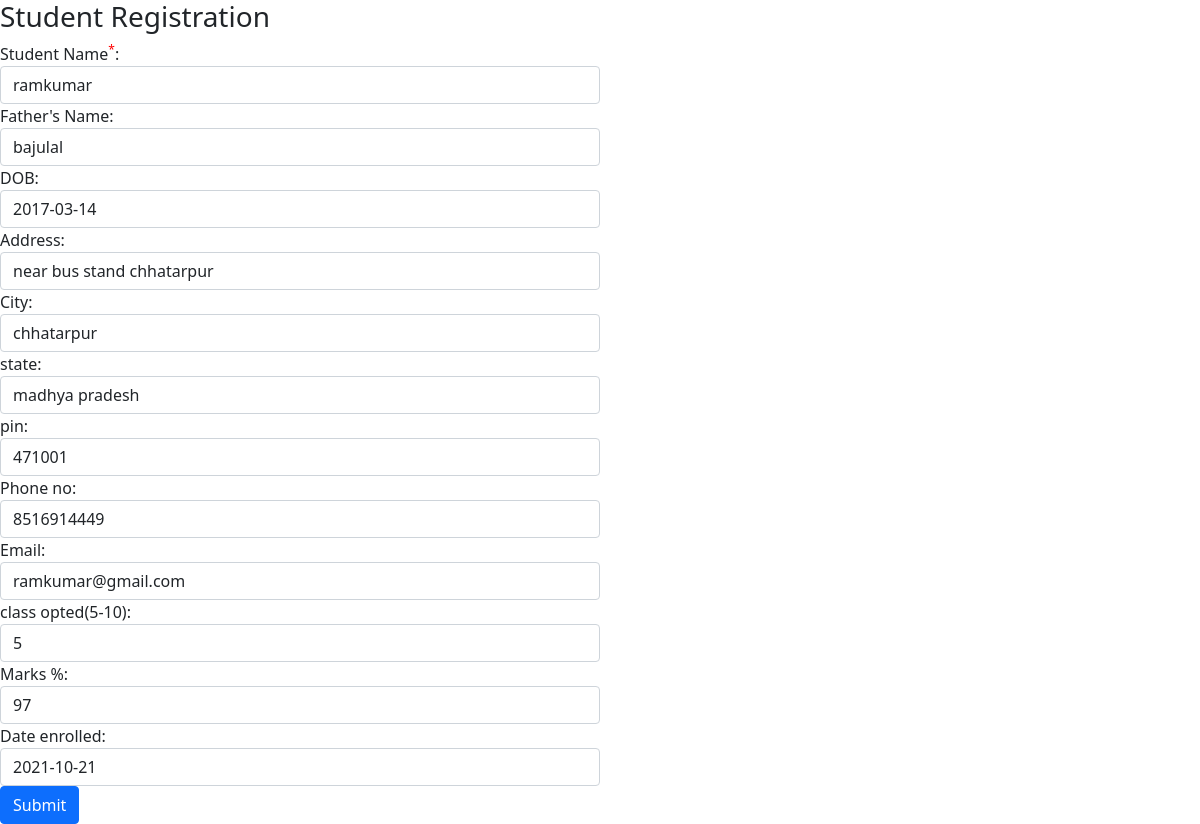
Page /add-student/4 on the committed database.
### enrollment/models.py (models this page shows)
class Student(models.Model):
    student_name= models.TextField(null = True, blank= True)
    father_name= models.TextField(null = True, blank= True)
    dob= models.DateTimeField(null = True, blank= True)
    address= models.TextField(null = True, blank= True)
    city = models.TextField(null = True, blank= True)
    state = models.TextField(null = True, blank= True)
    pin = models.TextField(null = True, blank= True)
    phoneNo = models.TextField(null = True, blank= True)
    email = models.TextField(null = True, blank= True)
    class_opted = models.TextField(null = True, blank= True)
    marks = models.TextField(null = True, blank= True)
    date_enrolled = models.DateTimeField(null = True, blank= True)
    date_added= models.DateTimeField(auto_now= True)
    class Meta:
        db_table = 'Student'

### enrollment/views.py (the view)
# urls.py: path("add-student", views.add_student, name='addstudent'),
def add_student(request, id=None):
    if(id != None):
        student = Student.objects.get(id=id)
        print(student)
    else:
        student = []
    return render(request, 'add-student.html', {'student_detail':student})

### templates/add-student.html (shortened to what this page needs)
<!doctype html>
<html lang="en">
  <head>
    <link href="https://cdn.jsdelivr.net/npm/bootstrap@5.1.3/dist/css/bootstrap.min.css" rel="stylesheet">
    <link rel="stylesheet" href="https://cdnjs.cloudflare.com/ajax/libs/jquery-datetimepicker/2.5.20/jquery.datetimepicker.css" />
  </head>
  <body>
    <h3>Student Registration</h3>
    <form id="create_student_form" action="/createstudent" method="post">
        <div class="col-md-6">
            <div class="form-group">
                <label for="name">Student Name<sup class="error">*</sup>:</label>
                <input type="text" class="form-control" value="{{ student_detail.student_name }}" name="student_name" id="student_name">
            </div>
            <div class="form-group">
                <label for="name">Father's Name:</label>
                <input type="text" class="form-control" value="{{ student_detail.father_name }}" name="father_name" id="fathers_name">
            </div>
            <div class="form-group">
                <label for="name">DOB:</label>
                <input type="text" class="form-control" value = "{{student_detail.dob|date:"Y-m-d"}}" name="dob" id="dob">
            </div>
            <div class="form-group">
                <label for="name">Address:</label>
                <input type="text" class="form-control" value = "{{student_detail.address}}" name = "address" id="address">
            </div>
            <div class="form-group">
                <label for="name">City:</label>
                <input type="text" class="form-control" value = "{{student_detail.city}}" name="city" id="city">
            </div>
            <div class="form-group">
                <label for="name">state:</label>
                <input type="text" class="form-control" value = "{{student_detail.state}}" name="state" id="state">
            </div>
            <div class="form-group">
                <label for="name">pin:</label>
                <input type="number" class="form-control" value = "{{student_detail.pin}}" name="pin" id="pin">
            </div>
            <div class="form-group">
                <label for="name">Phone no:</label>
                <input type="number" class="form-control" value = "{{student_detail.phoneNo}}" name="phone_number" id="phone">
            </div>
            <div class="form-group">
                <label for="name">Email:</label>
                <input type="email" class="form-control" value = "{{student_detail.email}}" name="email_address" id="email_address">
            </div>
            <div class="form-group">
                <label for="name">class opted(5-10):</label>
                <select class="form-control" name="class_opted" id="class_opted">
                    <option value="5" {% if student_detail.class_opted == '5' %} selected {% endif %} >5</option>
                </select>
            </div>
            <div class="form-group">
                <label for="name">Marks %:</label>
                <input type="number" class="form-control" value= "{{student_detail.marks}}" name="marks" id="marks">
            </div>
            <div class="form-group">
                <label for="name"> Date enrolled:</label>
                <input type="text" class="form-control" value = "{{ student_detail.date_enrolled|date:"Y-m-d" }}" name="date_enrolled" id="date_enrolled">
            </div>
            <button type="submit" class="btn btn-primary">Submit</button>
        </div>
    </form>
  </body>
</html>

### templates/add-student.html (style rules this page uses)
.error { color:red }

### rows in the picture
Student: student_name "ramkumar", father_name "bajulal", dob "2017-03-14", address "near bus stand chhatarpur", city "chhatarpur", state "madhya pradesh", pin "471001", phone_number "8516914449", email_address "ramkumar@gmail.com", class_opted "5", marks "97", date_enrolled "2021-10-21"
